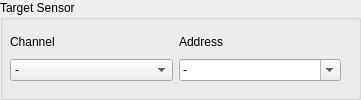
              <widget class="QGroupBox" name="groupBox_3">
               <property name="sizePolicy">
                <sizepolicy hsizetype="Expanding" vsizetype="Fixed">
                 <horstretch>0</horstretch>
                 <verstretch>0</verstretch>
                </sizepolicy>
               </property>
               <property name="minimumSize">
                <size>
                 <width>361</width>
                 <height>100</height>
                </size>
               </property>
               <property name="maximumSize">
                <size>
                 <width>16777215</width>
                 <height>91</height>
                </size>
               </property>
               <property name="title">
                <string>Target Sensor</string>
               </property>
               <widget class="QWidget" name="layoutWidget">
                <property name="geometry">
                 <rect>
                  <x>10</x>
                  <y>30</y>
                  <width>331</width>
                  <height>51</height>
                 </rect>
                </property>
                <layout class="QVBoxLayout" name="verticalLayout">
                 <item>
                  <layout class="QHBoxLayout" name="horizontalLayout_2">
                   <item>
                    <widget class="QLabel" name="label">
                     <property name="text">
                      <string>Channel</string>
                     </property>
                    </widget>
                   </item>
                   <item>
                    <widget class="QLabel" name="label_2">
                     <property name="text">
                      <string>Address</string>
                     </property>
                    </widget>
                   </item>
                  </layout>
                 </item>
                 <item>
                  <layout class="QHBoxLayout" name="horizontalLayout">
                   <item>
                    <widget class="QComboBox" name="combo_Ch">
                     <property name="editable">
                      <bool>false</bool>
                     </property>
                     <item>
                      <property name="text">
                       <string>-</string>
                      </property>
                     </item>
                     <item>
                      <property name="text">
                       <string>1</string>
                      </property>
                     </item>
                     <item>
                      <property name="text">
                       <string>2</string>
                      </property>
                     </item>
                     <item>
                      <property name="text">
                       <string>3</string>
                      </property>
                     </item>
                     <item>
                      <property name="text">
                       <string>4</string>
                      </property>
                     </item>
                    </widget>
                   </item>
                   <item>
                    <widget class="QComboBox" name="combo_Sen">
                     <property name="editable">
                      <bool>true</bool>
                     </property>
                     <item>
                      <property name="text">
                       <string>-</string>
                      </property>
                     </item>
                     <item>
                      <property name="text">
                       <string>Multiple Address</string>
                      </property>
                     </item>
                     <item>
                      <property name="text">
                       <string>1</string>
                      </property>
                     </item>
                     <item>
                      <property name="text">
                       <string>2</string>
                      </property>
                     </item>
                     <item>
                      <property name="text">
                       <string>3</string>
                      </property>
                     </item>
                    </widget>
                   </item>
                  </layout>
                 </item>
                </layout>
               </widget>
              </widget>
